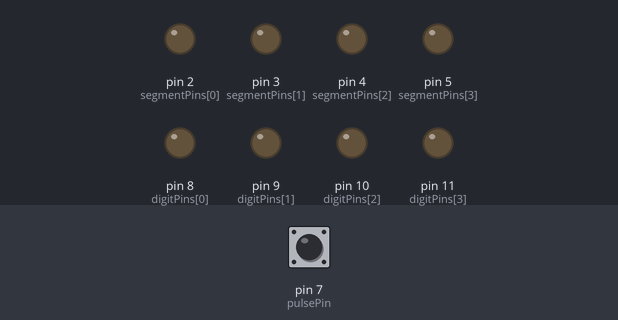
This sketch was run on a simulated Arduino Uno, built with avr-gcc and run on an emulated ATmega328P. Parts: output pins drawn as LEDs (lit = HIGH). The inputs (shaded band) are chosen by the test bench; at power-on: pin 7 (pulsePin) LOW.

Above: at 1.2 s.
1.3 s: pin 7 (pulsePin) pulsed HIGH 5 times (0.12 s each, 0.3 s apart)
At 2.3 s:
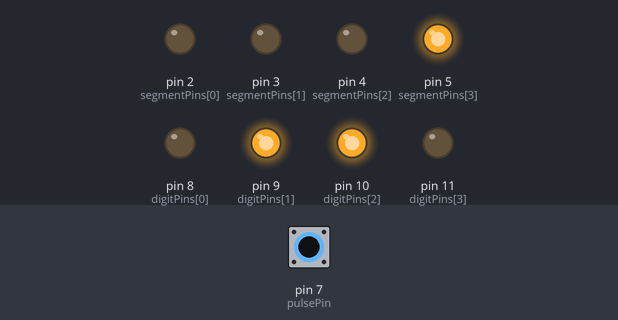
At 3.2 s:
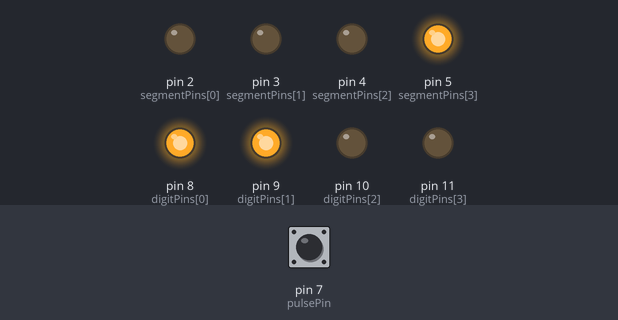
4.3 s: pin 7 (pulsePin) pulsed HIGH 2 times (0.12 s each, 0.3 s apart)
At 6.4 s:
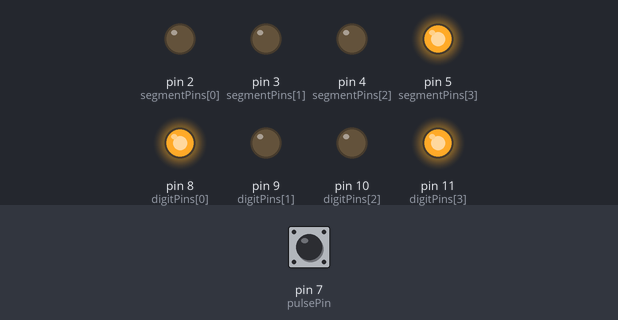
Timing chart, 0 to 7.9 s (numbered marks = the images above; inputs shaded):
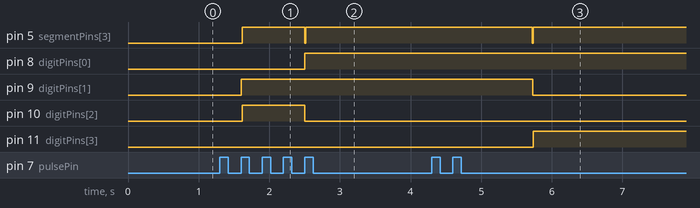

Measured:
- after the input at 1.3 s, pin 5 (segmentPins[3]): LOW → HIGH after 0.32 s, → LOW 0.88 s later, → HIGH 0.02 s later; pin 8 (digitPins[0]): LOW → HIGH after 1.2 s; pin 9 (digitPins[1]): LOW → HIGH after 0.30 s; pin 10 (digitPins[2]): LOW → HIGH after 0.32 s, → LOW 0.88 s later
- after the input at 4.3 s, pin 5 (segmentPins[3]): HIGH → LOW after 1.4 s, → HIGH 0.02 s later; pin 9 (digitPins[1]): HIGH → LOW after 1.4 s; pin 11 (digitPins[3]): LOW → HIGH after 1.4 s

The sketch:

4-digit-frequency-counter.ino
```cpp
#include <LiquidCrystal.h>

const int pulsePin = 7;

int pulseHigh;
int pulseLow;
float pulseTotal;
float frequency;


  const int segmentPins[] = {2, 3, 4, 5};//seg 1,2,3,4(from left)
  const int digitPins[] = {8, 9, 10, 11};//digit pin(1,2,4,8)

  const byte digitSegments[12] = {
    0x00,0x01,0x02,0x03,0x04,0x05,0x06,0x07,0x08,0X09,0x0C,0x0A};

 void setup() {
      pinMode(pulsePin, INPUT);
      for (int i = 0; i < 4; i++) {
        pinMode(segmentPins[i], OUTPUT);
        pinMode(digitPins[i], OUTPUT);
        digitalWrite(segmentPins[i], LOW);
        digitalWrite(digitPins[i], LOW);
      }
}

 void displayDigit(int segment, int value) {
      for (int i = 0; i < 4; i++) {
        digitalWrite(segmentPins[i], LOW);
      }
      for (int i = 0; i < 10; i++) {
        digitalWrite(digitPins[i], bitRead(digitSegments[value], i));
      }
      digitalWrite(segmentPins[segment-1],HIGH);
      delay(5);
    }

 void displayNumber(String val)
    {
      int number;
      String ss;

      for(int i=0;i<val.length();i++)
      {
        if(isdigit(val[i]))
           ss+=val[i];
      }
      if(ss.length()<=4)
      {
        if(ss=="0000")
        for(int i=0;i<4;i++)
          displayDigit(i+1,0);

        if(ss=="000")
          for(int i=0;i<3;i++)
              displayDigit(i+1,0);

        if(ss=="00")
          for(int i=0;i<2;i++)
              displayDigit(i+1,0);

        if(ss=="0"&& ss[0]!='0')
              displayDigit(1,0);

        if(ss.length()==1 &&ss[0]=='0')
          displayDigit(ss.length(),0);

        if(ss.length()<=4 &&ss[0]=='0' && ss[1]!='0')
          displayDigit(ss.length(),0);

        if(ss.length()<=4 && ss[0]=='0' && ss[1]=='0' && ss[2]!='0' )
        {
          displayDigit(ss.length(),0);
          displayDigit(ss.length()-1,0);
        }
        if(ss.length()==4 &&ss[0]=='0' && ss[1]=='0' && ss[2]=='0' && ss[3]!='0' )
        {
          displayDigit(ss.length(),0);
          displayDigit(ss.length()-1,0);
          displayDigit(ss.length()-2,0);
        }

      number=ss.toInt();

      int rem =0;
      int count = 0;
        while (number > 0) {
          rem = number%10;
          number = number / 10;
          displayDigit(count+1,rem);
          count++;
         }

      }
      else
      {
        displayDigit(1,10);
        displayDigit(2,11);
        displayDigit(3,10);
        displayDigit(4,11);
      }
 }

void loop() {

    pulseHigh = pulseIn(pulsePin,HIGH);
    pulseLow = pulseIn(pulsePin,LOW);
    pulseTotal = pulseHigh + pulseLow;

    frequency=1000000/pulseTotal;

     Serial.print("Frequency is: ");
     Serial.println(frequency);


     displayNumber(String(frequency));
}
```
